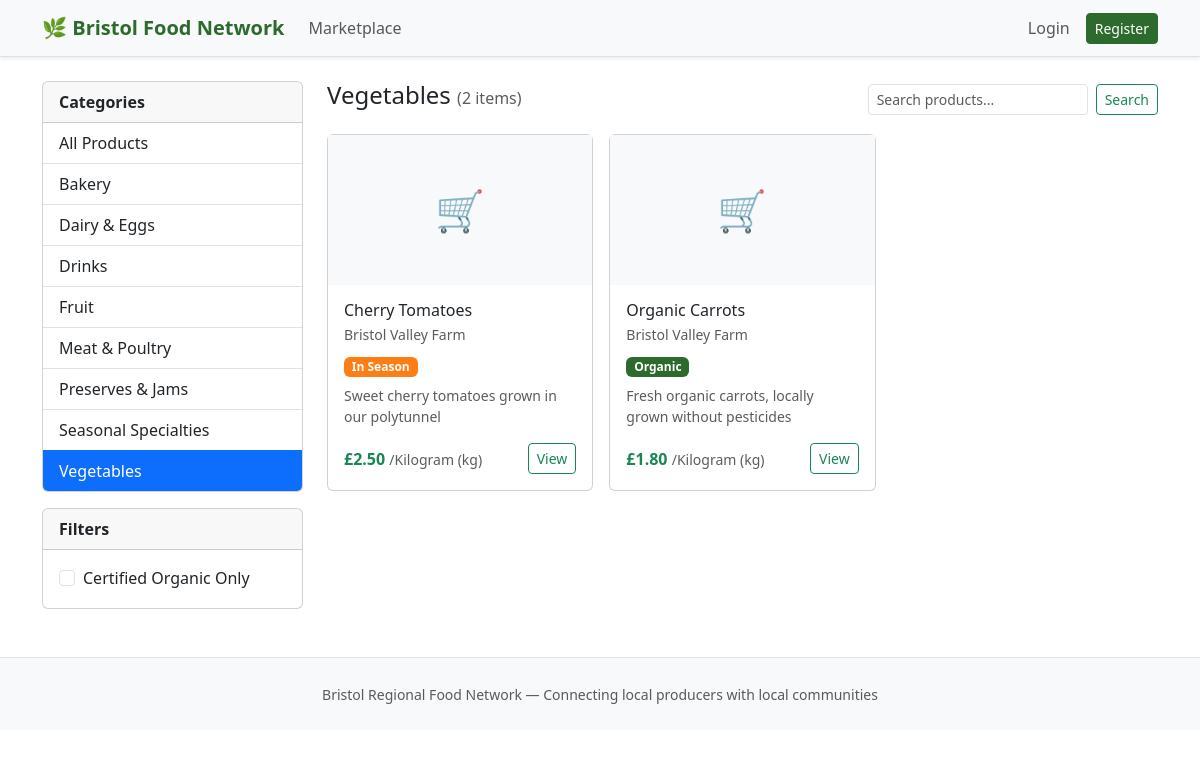
The page /marketplace/?category=vegetables on the database as committed earlier.
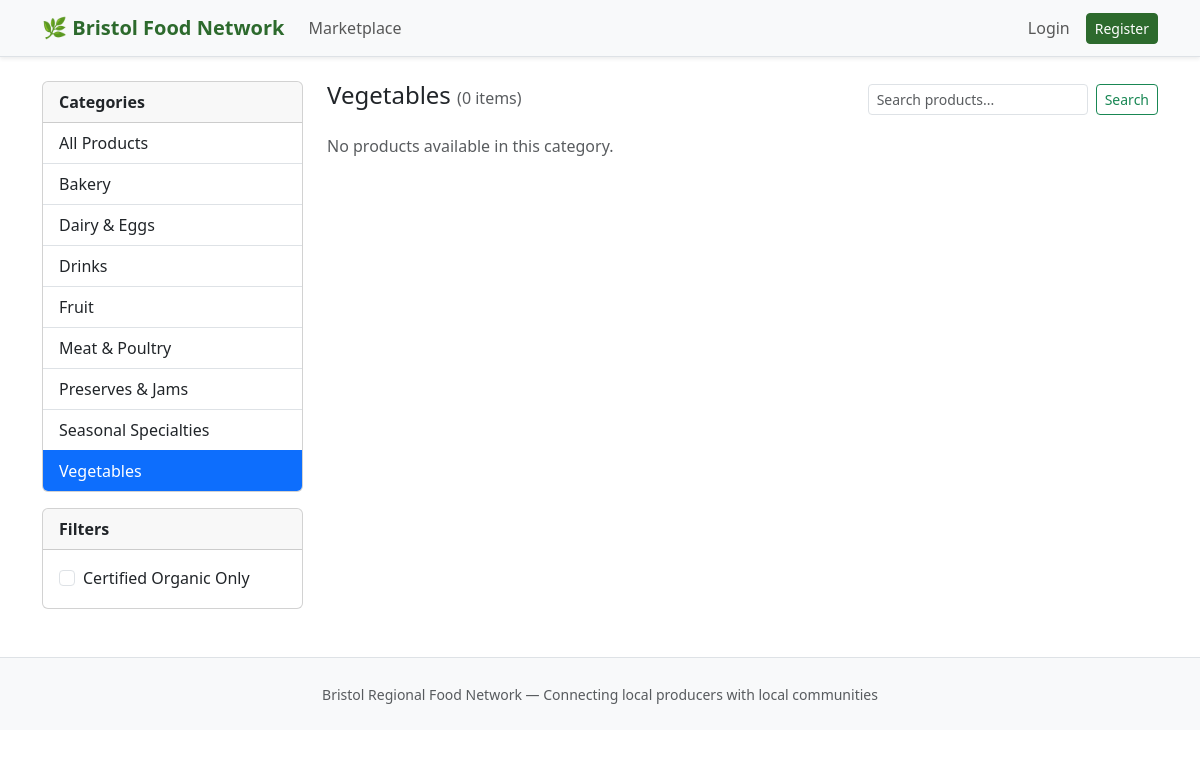
The same page on the database as committed later.
### core/models.py (models this page shows, shortened)
class Category(models.Model):
    name = models.CharField(max_length=100, unique=True)
    slug = models.SlugField(unique=True)
    description = models.TextField(blank=True)
    class Meta:
        verbose_name_plural = 'categories'
        ordering = ['name']

class Product(models.Model):
    AVAILABILITY_CHOICES = [
        ('available', 'Available'),
        ('in_season', 'In Season'),
        ('out_of_season', 'Out of Season'),
        ('unavailable', 'Unavailable'),
    ]
    UNIT_CHOICES = [
        ('kg', 'Kilogram (kg)'),
        ('g', 'Gram (g)'),
        ('litre', 'Litre'),
        ('dozen', 'Dozen'),
        ('each', 'Each'),
        ('bunch', 'Bunch'),
        ('pack', 'Pack'),
    ]
    producer = models.ForeignKey(ProducerProfile, on_delete=models.CASCADE, related_name='products')
    category = models.ForeignKey(Category, on_delete=models.PROTECT, related_name='products')
    name = models.CharField(max_length=200)
    description = models.TextField()
    price = models.DecimalField(
        max_digits=8, decimal_places=2,
        validators=[MinValueValidator(Decimal('0.01'))]
    )
    unit = models.CharField(max_length=20, choices=UNIT_CHOICES, default='each')
    stock_quantity = models.DecimalField(max_digits=10, decimal_places=2, default=0)
    low_stock_threshold = models.DecimalField(max_digits=10, decimal_places=2, default=10)
    availability = models.CharField(max_length=20, choices=AVAILABILITY_CHOICES, default='available')
    is_organic = models.BooleanField(default=False)
    harvest_date = models.DateField(null=True, blank=True)
    best_before_date = models.DateField(null=True, blank=True)
    season_start_month = models.PositiveIntegerField(
        null=True, blank=True,
        validators=[MinValueValidator(1), MaxValueValidator(12)]
    )
    season_end_month = models.PositiveIntegerField(
        null=True, blank=True,
        validators=[MinValueValidator(1), MaxValueValidator(12)]
    )
    image = models.ImageField(upload_to='products/', null=True, blank=True)
    is_surplus = models.BooleanField(default=False)
    surplus_discount_percent = models.PositiveIntegerField(
        default=0,
        validators=[MaxValueValidator(100)]
    )
    surplus_expiry = models.DateTimeField(null=True, blank=True)
    created_at = models.DateTimeField(auto_now_add=True)
    updated_at = models.DateTimeField(auto_now=True)
    class Meta:
        ordering = ['name']

class ProducerProfile(models.Model):
    user = models.OneToOneField(User, on_delete=models.CASCADE, related_name='producer_profile')
    business_name = models.CharField(max_length=200)
    contact_name = models.CharField(max_length=100)
    farm_address = models.TextField()
    farm_postcode = models.CharField(max_length=10)
    description = models.TextField(blank=True)
    lead_time_hours = models.PositiveIntegerField(
        default=48,
        help_text="Minimum hours needed to prepare orders"
    )

### core/views.py (the view)
# urls.py: path('marketplace/', views.marketplace, name='marketplace'),
def marketplace(request):
    products = Product.objects.filter(
        availability__in=['available', 'in_season'],
        stock_quantity__gt=0
    ).select_related('producer', 'category')
    category_slug = request.GET.get('category', '').strip()
    search_query = request.GET.get('q', '').strip()
    organic_only = request.GET.get('organic') == '1'
    if category_slug:
        products = products.filter(category__slug=category_slug)
    if search_query:
        products = products.filter(
            Q(name__icontains=search_query) |
            Q(description__icontains=search_query) |
            Q(producer__business_name__icontains=search_query)
        )
    if organic_only:
        products = products.filter(is_organic=True)
    categories = Category.objects.all()
    selected_category = Category.objects.filter(slug=category_slug).first() if category_slug else None
    return render(request, 'marketplace/browse.html', {
        'products': products,
        'categories': categories,
        'selected_category': selected_category,
        'search_query': search_query,
        'organic_only': organic_only,
    })

### core/context_processors.py (called while the page is built)
def cart_count(request):
    if request.user.is_authenticated and not request.user.is_producer():
        try:
            cart = Cart.objects.get(customer=request.user)
            return {'cart_count': cart.item_count}
        except Cart.DoesNotExist:
            pass
    return {'cart_count': 0}

### templates/marketplace/browse.html (shortened to what the changed rows need)
{% extends 'base.html' %}
{% block content %}
<div class="row">
    <div class="col-md-3">
        <div class="card mb-3">
            <div class="list-group list-group-flush">
                <a href="{% url 'marketplace' %}{% if search_query %}?q={{ search_query }}{% endif %}"
                   class="list-group-item list-group-item-action {% if not selected_category %}active{% endif %}">
                    All Products
                </a>
                {% for cat in categories %}
                <a href="{% url 'marketplace' %}?category={{ cat.slug }}{% if search_query %}&q={{ search_query }}{% endif %}"
                   class="list-group-item list-group-item-action {% if selected_category.pk == cat.pk %}active{% endif %}">
                    {{ cat.name }}
                </a>
                {% endfor %}
            </div>
        </div>
    </div>
    <div class="col-md-9">
        <div class="d-flex justify-content-between align-items-center mb-3">
            <h4>
                {% if selected_category %}{{ selected_category.name }}{% else %}All Products{% endif %}
                <small class="text-muted fs-6">({{ products|length }} items)</small>
            </h4>
            <form method="get" class="d-flex gap-2">
                <input type="text" class="form-control form-control-sm" name="q"
                       placeholder="Search products..." value="{{ search_query }}">
                <button class="btn btn-sm btn-outline-success" type="submit">Search</button>
            </form>
        </div>
        <div class="row g-3">
            {% for product in products %}
            <div class="col-md-4">
                <div class="card h-100">
                    {% if product.image %}
                    <img src="{{ product.image.url }}" class="card-img-top" style="height:150px;object-fit:cover;" alt="{{ product.name }}">
                    {% else %}
                    <div class="bg-light d-flex align-items-center justify-content-center" style="height:150px;font-size:2.5rem;">🛒</div>
                    {% endif %}
                    <div class="card-body d-flex flex-column">
                        <h6 class="card-title mb-1">{{ product.name }}</h6>
                        <small class="text-muted mb-2">{{ product.producer.business_name }}</small>
                        <div class="mb-2">
                            {% if product.is_organic %}<span class="badge badge-organic me-1">Organic</span>{% endif %}
                            {% if product.availability == 'in_season' %}<span class="badge seasonal-badge me-1">In Season</span>{% endif %}
                        </div>
                        <p class="small text-muted flex-grow-1">{{ product.description|truncatewords:12 }}</p>
                        <div class="d-flex justify-content-between align-items-center mt-auto">
                            <div>
                                {% if product.is_surplus and product.surplus_discount_percent > 0 %}
                                <small class="text-decoration-line-through text-muted">£{{ product.price }}</small>
                                <strong class="text-success"> £{{ product.discounted_price }}</strong>
                                {% else %}
                                <strong class="text-success">£{{ product.price }}</strong>
                                {% endif %}
                                <small class="text-muted">/{{ product.get_unit_display }}</small>
                            </div>
                            <a href="{% url 'product_detail' product.pk %}" class="btn btn-sm btn-outline-success">View</a>
                        </div>
                    </div>
                </div>
            </div>
            {% empty %}
            <div class="col-12">
                <p class="text-muted">No products available in this category.</p>
            </div>
            {% endfor %}
        </div>
    </div>
</div>
{% endblock %}

Rows that differ between the two databases and show on the page:
removed Product: name "Cherry Tomatoes", producer.business_name "Bristol Valley Farm", availability "In Season", description "Sweet cherry tomatoes grown in our polytunnel", price "2.50", unit "Kilogram (kg)"
removed Product: name "Organic Carrots", producer.business_name "Bristol Valley Farm", is_organic "Organic", description "Fresh organic carrots, locally grown without pesticides", price "1.80", unit "Kilogram (kg)"
Other text that changed with them:
{{ products|length }}: "2" → "0"
text now shown: "No products available in this category."
